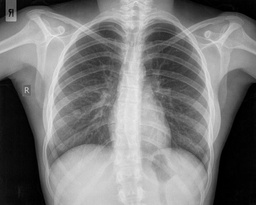
#> input picture Homework_1/image_1.jpg, 256 x 205 px, shrunk from 800 x 641 before the run
$ jupyter execute Exercise5.ipynb   (shell and % lines are left out)
#> lines starting #> are read from the running program, lines starting #| are printed output that depends on the picture; long printed decimals are rounded
# Image Analysis and Processing
## Assignment 1
### Exercise 5

#### Andrinopoulou Christina (ds2200013)
#### Kalimeris Alexandros (ds1200003)

The code for this exercise is based on the code that was provided in the lectures of the course.

[cell 1]
from PIL import Image
import cv2 as cv
import numpy as np
from matplotlib import pyplot as plt
from skimage import metrics as metric
import warnings
warnings.filterwarnings('ignore')   # to avoid printout of warnings

In this exercise we have to guess the processing steps one combined so as to create image 2 from image 1. First of all, we can notice that image 2 is complementary to image 1. Also, image 2 contains noise compared to image 1 and has a different dynamic range and brightness. So, we are going to create a pipeline that contains some spatial enhancement methods in order to create image 2 based on image 1.

We utilize a specific measure in order to examine the similarity between the target image and the images that we get after the application of a set of transformations. We believe that this kind of comparison is more accurate than the comparison that we can do based only on the images. In particular, we use the *structural similarity measure*. This measure is a very popular measure for image comparison that was introduced in 2004. For more details, you can check the paper "Image Quality Assessment: From Error Visibility to Structural Similarity" (https://www.cns.nyu.edu/pub/eero/wang03-reprint.pdf) that refers to this measure in details.

[cell 2]
initial_image = Image.open("image_1.jpg")
#> initial_image is the input picture: PIL image 256x205 L; min 0, max 235, mean 121.5
target_image = Image.open("image_2.jpg")
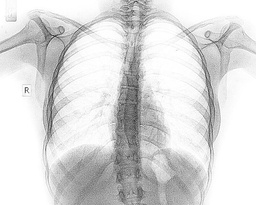
#> input picture Homework_1/image_2.jpg, 256 x 205 px, shrunk from 800 x 641 before the run
#> target_image is the input picture: PIL image 256x205 L; min 48, max 255, mean 217.6
fig, axes = plt.subplots(1, 2, figsize=(13,3))
plt.subplot(131), plt.imshow(initial_image, cmap='gray'), plt.axis('off'), plt.title('Image 1')
plt.subplot(132), plt.imshow(target_image, cmap='gray'), plt.axis('off'), plt.title('Image 2')
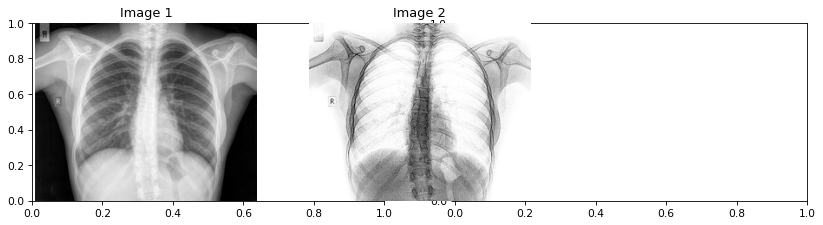
#> figure drawn by matplotlib, 2 panels

### Pipeline

The pipeline that we use so as to create the second image based on the first image contains the following steps:

- **We apply a high pass filter:**\
High pass filters reduce the low-frequency information and preserve the high-pass information. "High frequency" in a grayscale image means large changes in gray values at a small space. We use this kind of filter in order to designate the details that Image 2 has. At this point, we should emphasize that we use a $3\times 3$ filter-kernel because we want to capture the details of the image as much as we can. The filter has the form:

\begin{bmatrix}
-1 & -1 & -1\\
-1 & z & -1 \\
-1 & -1 & -1
\end{bmatrix}

- **We do Gamma Correction:**\
Generally, cameras and the human's visual system do not operate in the same way. Our visual system is more sensitive to changes in the dark tones. Gamma Correction, also known as *Power Law Transform* is a way to correct the differences between what a camera can capture and what human eyes can see. The image after the gamma correction is transformed based on the formula: $O = I^{\frac{1}{\gamma}}$, where $O$ is the transformed image and $I$ is the initial image. If $\gamma > 1$, the transformed image is lighter compared to the initial one and the opposite if $\gamma < 1$. We use gamma correction after the application of the high pass filter, with $\gamma < 1$. In this way, we create a darker image, because dark pixels are mapped to a bigger set.

- **We take the complement of the grayscale image**:\
Finally, we subtract from 255 the image values in order to create the complement of the picture.

The function *adjust_gamma* was provided in the lectures of this course and it is used for the Gamma Correction.

[cell 3]
def adjust_gamma(image, gamma=1.0):
    # build a lookup table mapping the pixel values [0, 255] to
    # their adjusted gamma values
    invGamma = 1.0 / gamma
    table = np.array([((i / 255.0) ** invGamma) * 255
        for i in np.arange(0, 256)]).astype("uint8")

    # apply gamma correction using the lookup table
    return cv.LUT(image, table)

The function *unsharp* was provided in the lectures of this course and it is used for the unsharp masking.

[cell 4]
def unsharp(alpha=0.2):
    A1 = np.array([[-1,1,-1],[1,1,1],[-1,1,-1]])
    A2 = np.array([[0,-1,0],[-1,5,-1],[0,-1,0]])
    return (alpha*A1+A2)/(alpha+1)

The function *histogram_of_image* creates a histogram, which shows the frequency of each brightness value from 0 to 255 in an image. We use these histograms for our images so as to check after the pipelines the results of them.

[cell 5]
def histogram_of_image(image, tlt='Image', logscale=False):
    fig, axes = plt.subplots(1, 2, figsize=(13,3))
    plt.subplot(121), plt.imshow(image, cmap='gray'), plt.title(tlt), plt.axis('off')

    plt.subplot(122)
    hist = np.bincount(image[:,:].ravel(), minlength=256)
    plt.plot(hist), plt.xlim([0,256]), plt.title('Histogram')
    if logscale:
        plt.yscale('log')
    plt.show()

The function *pipeline* implements the pipeline that we have already discussed and returns the similarity measure between the target image (which in this case is the image 2) and image that we created after the transformations that we applied. Also, it returns the transformed image.

[cell 6]
def pipeline(initial_image, target_image, alpha=0.1, z=11, gamma=0.5, plot_flag=True, unsharp_mask=False):

    if plot_flag:
        ig, axes = plt.subplots(1, 4, figsize=(15,7))

    res = initial_image
    if plot_flag:
        plt.subplot(141), plt.imshow(res, cmap='gray'), plt.title('Initial Image'), plt.axis('off')

    if unsharp_mask:
        # unsharp masking
        kernel = unsharp(alpha)
    else:
        # high pass filter
        kernel = -np.ones((3,3),np.float32)
        kernel[1,1] = kernel[1,1]*(-z)
    res = cv.filter2D(res, -1, kernel, cv.BORDER_REFLECT)
    if plot_flag:
        plt.subplot(142), plt.imshow(res, cmap='gray'), plt.title('Step 1'), plt.axis('off')

    # gamma correction
    res = adjust_gamma(res, gamma=gamma)
    if plot_flag:
        plt.subplot(143), plt.imshow(res, cmap='gray'), plt.title('Step 2'), plt.axis('off')

    # complementary image
    res = (255-res)
    if plot_flag:
        plt.subplot(144), plt.imshow(res, cmap='gray'), plt.title('Step 3'), plt.axis('off')

    if plot_flag:
        ig, axes = plt.subplots(1, 2, figsize=(15,7))
        plt.subplot(121), plt.imshow(target_image, cmap='gray'), plt.title('Target Image'), plt.axis('off')
        plt.subplot(122), plt.imshow(res, cmap='gray'), plt.title('Result of the pipeline'), plt.axis('off')
        plt.show()

    similarity = metric.structural_similarity(target_image.astype('float'),res.astype('float'))
    return similarity, res

The aforementioned pipeline needs some parameters: a value $z$ for the high pass filter and a value for the gamma correction. We implement the function *find_best_params* that calls the function *pipeline*, using different combinations of these two parameters. The goal here is to find the best combination of the parameters, which means the combination that creates the best image.

[cell 7]
def find_best_params(initial_image, target_image, unsharp=False):
    best_similarity = 0
    best_gamma = 0

    if unsharp:
        best_alpha = 0
        list_of_number = [i for i in np.arange(0.1, 3.1, 0.1)]
    else:
        best_z = 0
        list_of_number = [i for i in np.arange(7.9, 10, 0.1)]

    for alpha_or_z in list_of_number:
        for gamma in np.arange(0.1, 0.5, 0.1):
            similarity, _ = pipeline(initial_image, target_image,
                                     alpha=alpha_or_z, z=alpha_or_z,
                                     gamma=gamma,
                                     plot_flag=False,
                                    unsharp_mask=unsharp)
            if similarity > best_similarity:
                best_similarity = similarity
                best_z = alpha_or_z
                best_gamma = gamma
                best_alpha = alpha_or_z
    return best_similarity, best_z, best_gamma, best_alpha

We read image 1, which is the initial image for our implementation and image 2, which is the target image and we create the corresponding histograms. We can notice that the tonal range for the target image is around the 250 value. The goal after the pipeline is to have an image with a similar histogram.

[cell 8]
initial_image = cv.imread('image_1.jpg',0) # loads in grayscale
target_image = cv.imread('image_2.jpg',0) # loads in grayscale

histogram_of_image(initial_image, tlt='Initial Image')
#> in histogram_of_image, `hist = np.bincount(image[:,:].ravel(), minlength=256)`: hist = 256 values, max 1032 at index 2, min 0 at index 236, mean 205
#> in histogram_of_image, `plt.show()`:
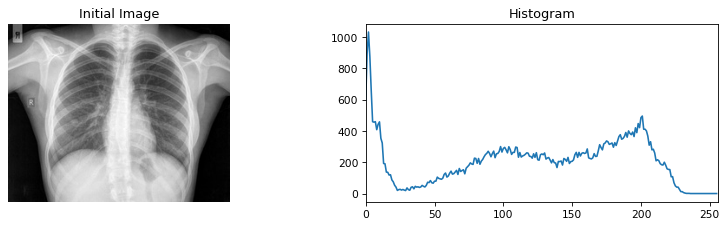
#> figure drawn by matplotlib, 2 panels; panel 2: curve peaks at x = 2, y = 1032
histogram_of_image(target_image, tlt='Target Image')

We execute the function *find_best_params* so as to find the optimal combination of the parameters for the pipeline. It seems that the optimal $z$ value for the high pass filter is almost 9 and the optimal value for the gamma is 0.2. This combination of the parameters creates an image that is $86.55\%$ similar to the target image.

Then we call the function *pipeline*, using this combination of the parameters.

**ATTENTION**: The execution of the function may take some seconds!

[cell 9]
best_similarity, best_z, best_gamma, _ = find_best_params(initial_image, target_image)
#> the loop in find_best_params, `for alpha_or_z in list_of_number:` made 21 passes
#> after the loop in find_best_params, `for alpha_or_z in list_of_number:`: best_alpha = 8.6; best_gamma = 0.3; best_similarity = 0.542; best_z = 8.6
#> best_similarity = 0.542; best_z = 8.6; best_gamma = 0.3
print(f'The best similarity scores is {best_similarity*100}%')
#| The best similarity scores is 54.214%
print(f'The optimal value for z is {best_z}')
#| The optimal value for z is 8.600
print(f'The optimal value for gamma is {best_gamma}')
#| The optimal value for gamma is 0.3

[cell 10]
similarity, res = pipeline(initial_image, target_image, z=9, gamma=0.2)
#> similarity = 0.449
print(f'The similarity between the target image and the image after the pipeline is {similarity*100}%')
#| The similarity between the target image and the image after the pipeline is 44.891%

Furthermore, we create the histogram of the image that came from the pipeline. We can notice that the histogram is similar to the target's histogram to a great degree.

[cell 11]
histogram_of_image(target_image, tlt='Target Image')
histogram_of_image(res, tlt='Result of the Pipeline')

We noticed that the previous image that comes from the pipeline that we discussed contains some dark spots. We believe that these spots may affect the quality of the meta-analysis, especially for a medical image. So we tried other pipelines in order to avoid the creation of the spots. After experiments, we concluded that the unsharp mask leads to good results as well. The structural similarity that we achieved as you will see later on is close to the previous one. You will probably have seen that the function *pipeline* takes as input a flag, which refers to the unsharp masking. If this flag is on, the pipeline does the unsharp masking otherwise, it does the high pass filter that we have described. Therefore, instead of applying a high pass filter:\

- **We apply the unsharp mask**:\
The unsharp masking amplifies the high-frequencies. This filter subtracts from the original image an unsharp (blurred) version of the initial image. The filter has the below form:

$$
\frac{1}{α+1} \left[\begin{array}
{rrr}
-α & α-1 & -α \\
α-1 & α+5 & α-1 \\
-α & α-1 & -α
\end{array}\right]
$$

It is obvious that we repeat the same steps as before. First of all, we try to find the optimal combination of the parameters for this version of the pipeline and then we call the function *pipeline*, using these parameters and setting the *unsharp_mask* equal to True.

[cell 12]
best_similarity, _, best_gamma, best_alpha = find_best_params(initial_image, target_image, unsharp=True)
#> the loop in find_best_params (call 2), `for alpha_or_z in list_of_number:` made 30 passes
#> pass 1, in pipeline (call 86), `res = (255-res)`:
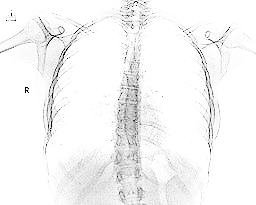
#> res: shape (205, 256); min 0, max 255, mean 245
#> pass 1, in pipeline (call 87), `res = adjust_gamma(res, gamma=gamma)`:
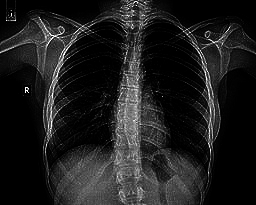
#> res: shape (205, 256); min 0, max 255, mean 29.7
#> best_similarity = 0.779; best_gamma = 0.2; best_alpha = 1.4
print(f'The best similarity scores is {best_similarity*100}%')
#| The best similarity scores is 77.943%
print(f'The optimal value for alpha is {best_alpha}')
#| The optimal value for alpha is 1.400
print(f'The optimal value for gamma is {best_gamma}')
#| The optimal value for gamma is 0.2

[cell 13]
similarity, res = pipeline(initial_image, target_image, alpha=0.1, gamma=0.3, unsharp_mask=True)
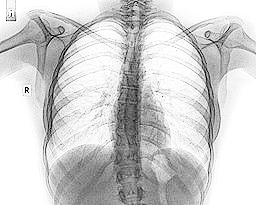
#> res: shape (205, 256); min 0, max 255, mean 206.8
#> similarity = 0.689
print(f'The similarity between the target image and the image after the pipeline is {similarity*100}%')
#| The similarity between the target image and the image after the pipeline is 68.882%

[cell 14]
histogram_of_image(target_image, tlt='Target Image')
histogram_of_image(res, tlt='Result of the Pipeline')
#> in histogram_of_image (call 6), `hist = np.bincount(image[:,:].ravel(), minlength=256)`: hist = 256 values, max 10373 at index 255, min 0 at index 1, mean 205
#> in histogram_of_image (call 6), `plt.show()`:
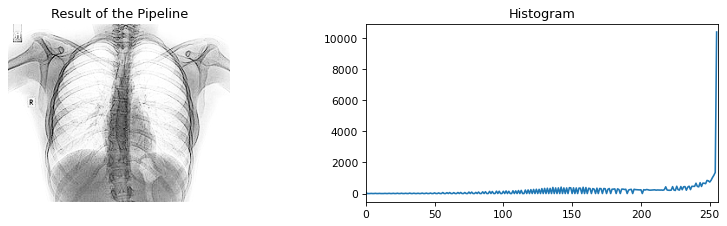
#> figure drawn by matplotlib, 2 panels; panel 2: curve peaks at x = 255, y = 10373

As you can see the similarity is close to the previous one and the histogram approaches the histogram of the target image.

## Reverse Pipeline

In this step, we want to do the reverse process. We want to transform image 2 to image 1. We can notice that image 2 is noisy, so we should use the appropriate filters in order to reduce the noise. Also, the target image is complementary to of the initial image. Finally, these two images have differences in brightness. We follow the steps below in order to achieve as much as possible the transformation from one image to another:

- **We apply a Gaussian filter**:\
Gaussian filters are low pass filters. The construction of a gaussian filter is based on a Gaussian probability distribution function. This means that the kernel takes into account the pixels that are more close to the central pixel. Of course, this is based on the standard deviation $\sigma$ of the Gaussian kernel that the user selects. If the standard deviation is small, then the curve that comes from the Gaussian distribution is more concentrated and as a result, the kernel is influenced by the pixels that are near to the central pixel in a greater degree, compared to the pixels that are far away from that. We use this kind of filter so as to reduce the noise that image 1 has.

- **We apply a median filter**:\
Apart from the Gaussian filter, we also apply a median filter. The goal of this step is similar to the previous one. This kind of filter replaces the central pixel with the median of the pixels under the area of the filter. The median filter is very effective in noise reduction and preserves the edges of an image.

- **We take the complement of the grayscale image**:\
After the application of the low pass filters for the reduction of the noise, we take the complementary of the image. As we will see later on in figure "Step 2", the image is very dark, compared to the target image. Therefore, we should apply a transformation in order to make it lighter.

- **We do Gamma Correction**:\
We apply Gamma correction to the image so as to be lighter. We have already discussed this kind of transformation. Here we set the $\gamma$ to be greater than 1, because in this case, we want a lighter image.

- **We add and subtract values for pixels under a specific threshold**:\
This step increases or decreases the value of some pixels. We experimented ourselves using many different combinations for the thresholds and the values that we add and/or subtract. We conclude that this step increases the achieved similarity to a low degree, but we keep it as a step in the pipeline.

[cell 15]
def reverse_pipeline(initial_image, target_image, kernel_size=5, sigma=0, kernel_size_2=5, gamma=1.1, threshold=10, add_value=10, threshold2=10, add_value2=10, plot_flag=True):

    if plot_flag:
        ig, axes = plt.subplots(1, 6, figsize=(15,7))

    res = initial_image
    if plot_flag:
        plt.subplot(161), plt.imshow(res, cmap='gray'), plt.title('Initial Image'), plt.axis('off')

    # guassian filter
    x = cv.getGaussianKernel(kernel_size,sigma)
    gaussian = x*x.T
    res = cv.filter2D(res, -1, gaussian, cv.BORDER_CONSTANT)
    if plot_flag:
        plt.subplot(162), plt.imshow(res, cmap='gray'), plt.title('Step 1'), plt.axis('off')

    # median filter
    res = cv.medianBlur(res,kernel_size_2)
    if plot_flag:
        plt.subplot(163), plt.imshow(res, cmap='gray'), plt.title('Step 2'), plt.axis('off')

    # complementary
    res = (255-res)
    if plot_flag:
        plt.subplot(164), plt.imshow(res, cmap='gray'), plt.title('Step 3'), plt.axis('off')

    # gamma correction
    res = adjust_gamma(res, gamma=gamma)
    if plot_flag:
        plt.subplot(165), plt.imshow(res, cmap='gray'), plt.title('Step 4'), plt.axis('off')

    res[res<threshold] += add_value
    res[res<threshold2] -= add_value2
    if plot_flag:
        plt.subplot(166), plt.imshow(res, cmap='gray'), plt.title('Step 5'), plt.axis('off')
        plt.show()

    if plot_flag:
        ig, axes = plt.subplots(1, 2, figsize=(15,7))
        plt.subplot(121), plt.imshow(target_image, cmap='gray'), plt.title('Target Image'), plt.axis('off')
        plt.subplot(122), plt.imshow(res, cmap='gray'), plt.title('Result of the pipeline'), plt.axis('off')
        plt.show()

    similarity = metric.structural_similarity(target_image.astype('float'),res.astype('float'))
    return similarity, res

The function *best_params_last_step_rev* calls the function *reverse_pipeline*, using different combinations for the parameters of the last step of the pipeline. We did not create a function that finds the best combination of all parameters, because as you can imagine such a function will need hours in order to return an optimal combination of parameters.

[cell 16]
def best_params_last_step_rev(initial_image, target_image):

    best_similarity = 0
    best_threshold1 = 0
    best_threshold2 = 0
    best_add_value1 = 0
    best_add_value2 = 0

    for threshold1 in range(10,60,5):
        for add1 in range(10, 50, 10):
            for threshold2 in range(10,50,5):
                for add2 in range(10,50,10):
                    similarity_rev, res_rev = reverse_pipeline(initial_image, target_image,
                                               kernel_size=7, sigma=1.1,
                                               gamma=4.1,
                                               kernel_size_2=3,
                                               threshold=threshold1, add_value=add1,
                                                threshold2=threshold2, add_value2=add2,
                                                plot_flag=False)
                    if similarity_rev > best_similarity:
                        best_similarity = similarity_rev
                        best_threshold1 = threshold1
                        best_threshold2 = threshold2
                        best_add_value1 = add1
                        best_add_value2 = add2
    return best_similarity, best_threshold1, best_threshold2, best_add_value1, best_add_value2

[cell 17]
initial_image = cv.imread('image_2.jpg',0) # loads in grayscale
target_image = cv.imread('image_1.jpg',0) # loads in grayscale

histogram_of_image(initial_image, tlt='Initial Image')
histogram_of_image(target_image, tlt='Target Image')

We call the function *best_params_last_step_rev* in order to find the best combination for the last step of the reverse pipeline.

At this point, we should mention that the other parameters of the function *reverse_pipeline* are set to be equal to some values that we understand that are suitable for this particular problem after a lot of experiments.

**ATTENTION**: The execution of the function may take some seconds!

[cell 18]
best_similarity, best_threshold1, best_threshold2, best_add_value1, best_add_value2 = best_params_last_step_rev(initial_image, target_image)
#> the loop in best_params_last_step_rev, `for threshold1 in range(10,60,5):` made 10 passes
#> pass 1, in reverse_pipeline, `res = (255-res)`:
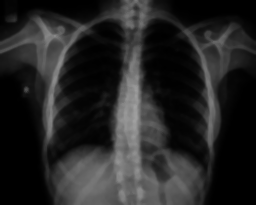
#> res: shape (205, 256); min 0, max 160, mean 37.4
#> pass 1, in reverse_pipeline, `res = adjust_gamma(res, gamma=gamma)`:
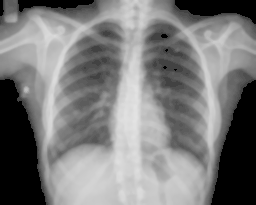
#> res: shape (205, 256); min 0, max 227, mean 123.3
print(f'The best similarity scores is {best_similarity*100}%')
#| The best similarity scores is 72.966%
print(f'The optimal value for the first threshold is {best_threshold2}')
#| The optimal value for the first threshold is 10
print(f'The optimal value for the second threshold is {best_threshold1}')
#| The optimal value for the second threshold is 10
print(f'The optimal value for the first additive value is {best_add_value1}')
#| The optimal value for the first additive value is 20
print(f'The optimal value for the second additive value is {best_add_value2}')
#| The optimal value for the second additive value is 10

[cell 19]
initial_image = cv.imread('image_2.jpg',0) # loads in grayscale
target_image = cv.imread('image_1.jpg',0) # loads in grayscale

similarity_rev, res_rev = reverse_pipeline(initial_image, target_image,
                                           kernel_size=7, sigma=1.1,
                                           gamma=4.1,
                                           kernel_size_2=3,
                                          threshold=10, add_value=40,
                                          threshold2=10, add_value2=10)
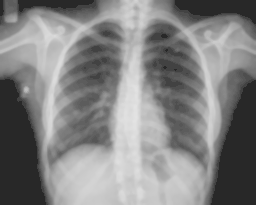
#> res_rev: shape (205, 256); min 40, max 227, mean 130.5
print(f'The similarity between the target image and the image after the pipeline is {similarity_rev*100}%')
#| The similarity between the target image and the image after the pipeline is 72.793%
